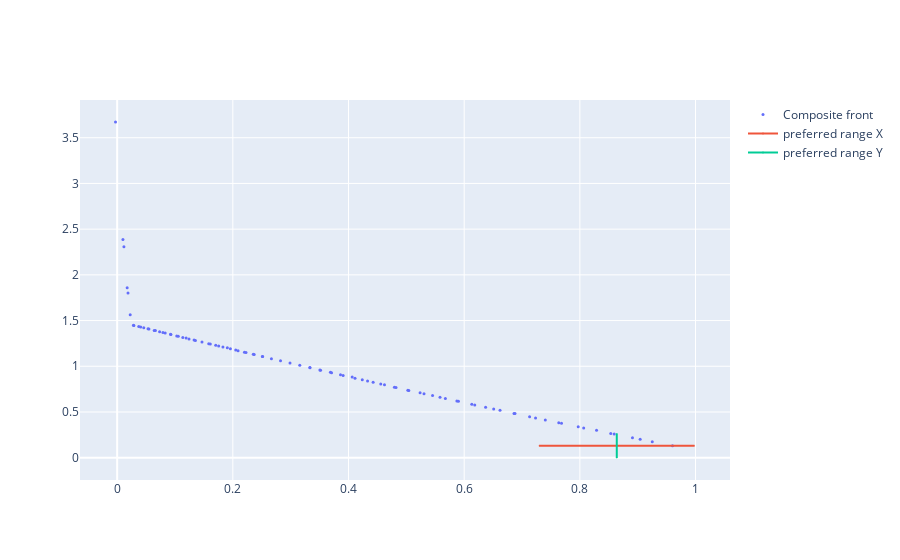

Source (notebook cell):
### Code cell
range, rp = gp.generateRanges4learning(base)
print(range)
print(rp)
visualize_2D_front_range(base.composite_front, range, rp)
